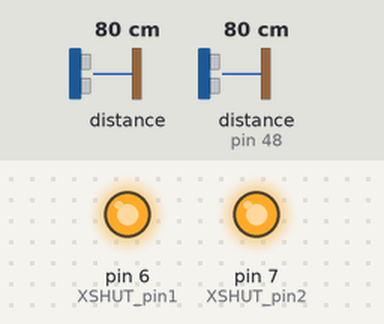
Bench run of a sketch on a simulated Arduino Uno, built with avr-gcc and run on an emulated ATmega328P. Parts: output pins drawn as LEDs (lit = HIGH). The test bench sets the inputs (shaded band); at power-on: distance to the obstacle 80 cm, distance to the obstacle (sensor on pin 48) 80 cm. What the sketch prints to the serial monitor is not drawn.

Above: at 1.2 s.
1.3 s: distance to the obstacle (sensor 0) set to 120 cm
Timing chart, 0 to 4.3 s (numbered marks = the images above; inputs shaded):
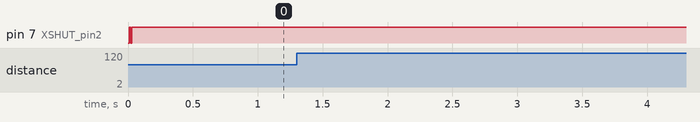

The sketch:

Dual_VL53L0X.ino
```cpp
#include "Adafruit_VL53L0X.h"
#include "./VL53L0X.h"

#define I2C_ADDRESS1 0x30
#define I2C_ADDRESS2 0x29

#define XSHUT_pin1 6
#define XSHUT_pin2 7

Adafruit_VL53L0X sensor1 = Adafruit_VL53L0X();
Adafruit_VL53L0X sensor2 = Adafruit_VL53L0X();

VL53L0X_RangingMeasurementData_t measure1;
VL53L0X_RangingMeasurementData_t measure2;

void setup() {
    Serial.begin(9600);

    pinMode(XSHUT_pin1, OUTPUT);
    pinMode(XSHUT_pin2, OUTPUT);
    setID(sensor1, sensor2, XSHUT_pin1, XSHUT_pin2, I2C_ADDRESS1, I2C_ADDRESS2);

}

void loop() {
    sensor1.rangingTest(&measure1); // pass in 'true' to get debug data printout!
    sensor2.rangingTest(&measure2); // pass in 'true' to get debug data printout!

    double distance1 = measure1.RangeMilliMeter;
    double distance2 = measure2.RangeMilliMeter;
    Serial.print(distance1); // (mm)
    Serial.print(",");
    Serial.print(distance2); // (mm)
    Serial.println("#");
    delay(100);
}
```

VL53L0X.h
```cpp
bool setID(Adafruit_VL53L0X& sensor1, Adafruit_VL53L0X& sensor2, int XSHUT_PIN1, int XSHUT_PIN2, unsigned char IC2_ADDRESS_1, unsigned char IC2_ADDRESS_2) {

    Serial.println("Shutdown pins inited...");

    digitalWrite(XSHUT_PIN1, 0);
    digitalWrite(XSHUT_PIN2, 0);

    Serial.println("Both in reset mode...(pins are 0)");
    // all reset
    digitalWrite(XSHUT_PIN1, 0);
    digitalWrite(XSHUT_PIN2, 0);
    delay(10);
    // all unreset
    digitalWrite(XSHUT_PIN1, 1);
    digitalWrite(XSHUT_PIN2, 1);
    delay(10);

    // activating LOX1 and reseting LOX2
    digitalWrite(XSHUT_PIN1, 1);
    digitalWrite(XSHUT_PIN2, 0);

    // initing LOX1
    if(!sensor1.begin(IC2_ADDRESS_1)) {
        Serial.println(F("Failed to boot first VL53L0X"));
        return 0;
    }
    delay(10);

    // activating LOX2
    digitalWrite(XSHUT_PIN2, 1);
    delay(10);

    //initing LOX2
    if(!sensor2.begin(IC2_ADDRESS_2)) {
        Serial.println(F("Failed to boot second VL53L0X"));
        return 0;
    }
    return 1;
}
```

Measured:
- after the input at 1.3 s, every drawn part: stays the same
